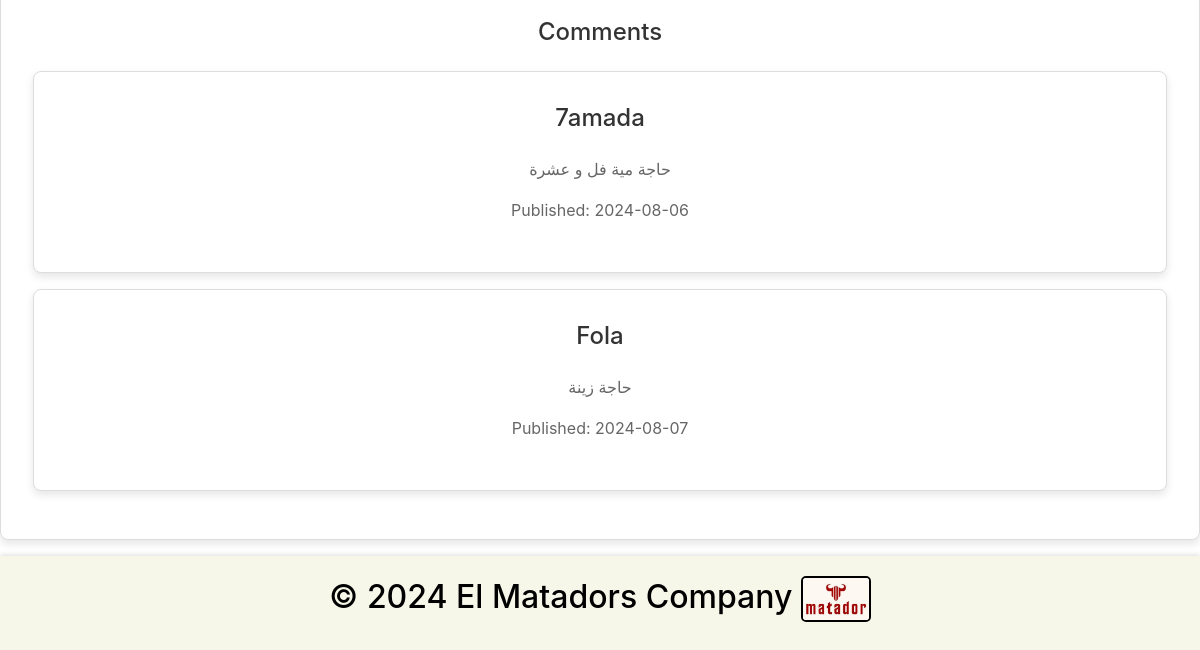
The app's page /articles (signed in, lower part), older data.
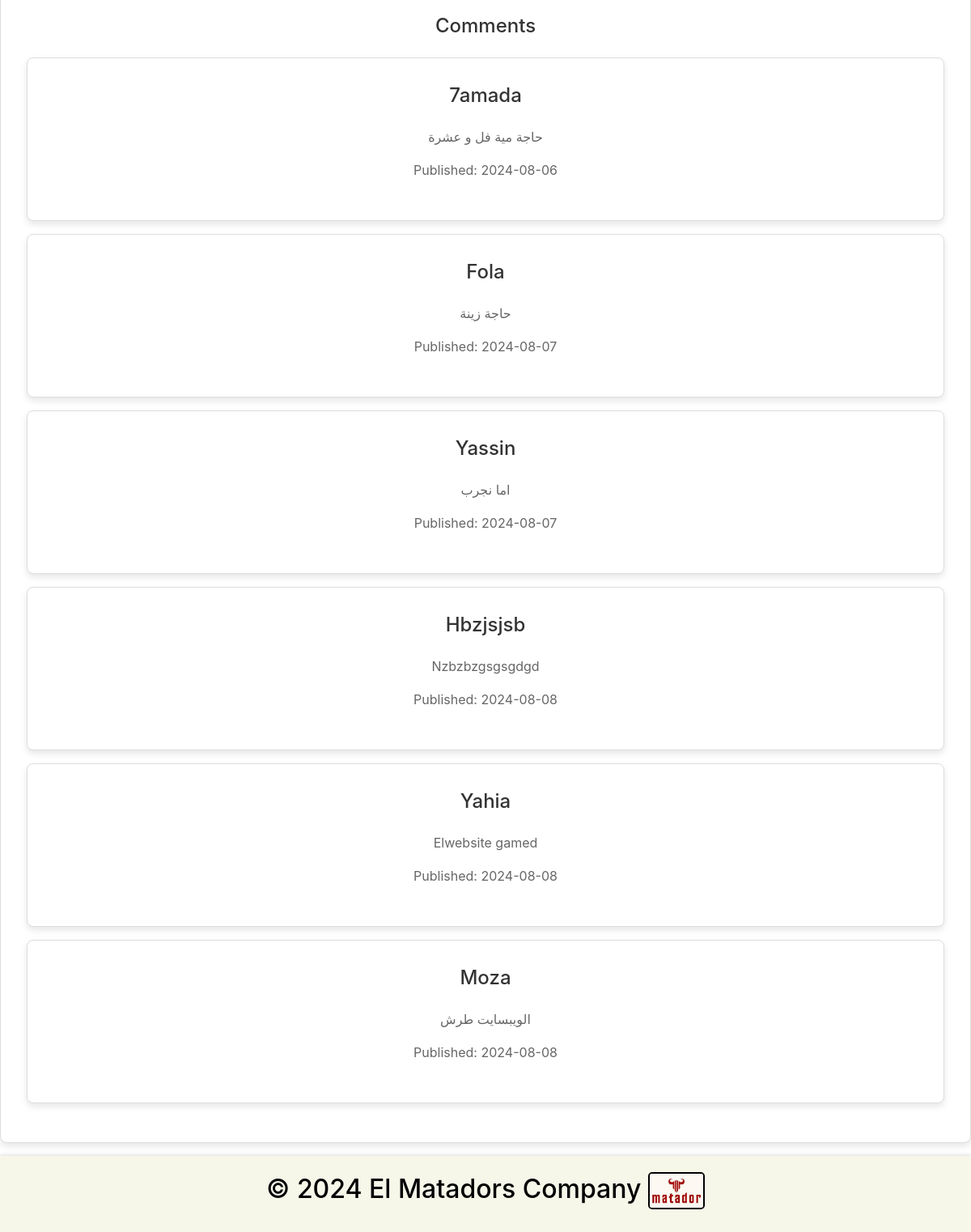
The same page, newer data.
### tables this page shows
CREATE TABLE comments (id INTEGER, username TEXT NOT NULL, date DATE NOT NULL, comment TEXT NOT NULL, PRIMARY KEY(id));

### app.py (the view)
@app.route("/articles")
@login_required
def articles():
    all_articles = db.execute("SELECT * FROM articles")
    all_comments = db.execute("SELECT * FROM comments")
    return render_template("articles.html", all_articles=all_articles, all_comments=all_comments)

### app.py (called while the page is built)
@app.after_request
def after_request(response):
    response.headers["Cache-Control"] = "no-cache, no-store, must-revalidate"
    response.headers["Expires"] = 0
    response.headers["Pragma"] = "no-cache"
    return response

### helpers.py (called while the page is built)
def login_required(f):
    @wraps(f)
    def decorated_function(*args, **kwargs):
        if session.get("user_id") is None:
            return redirect("/login")
        return f(*args, **kwargs)
    return decorated_function

### templates/articles.html (shortened to what this page needs)
{% extends "layout.html" %}
{% block main %}
    <section id="comments">
        <h2>Comments</h2>
        <div id="comments-list">
            {% for i in all_comments %}
            <section>
                <h2>{{ i["username"] }}</h2>
                <p>
                    {{ i["comment"] }}
                </p>
                <p>
                    Published: {{ i["date"] }}
                </p>
            </section>
            {% endfor %}
        </div>
    </section>
{% endblock %}

Row changes from the older to the newer data that the page shows:
added comments: username "Yassin", comment "اما نجرب", date "2024-08-07"
added comments: username "Hbzjsjsb", comment "Nzbzbzgsgsgdgd", date "2024-08-08"
added comments: username "Yahia", comment "Elwebsite gamed", date "2024-08-08"
added comments: username "Moza", comment "الويبسايت طرش", date "2024-08-08"
